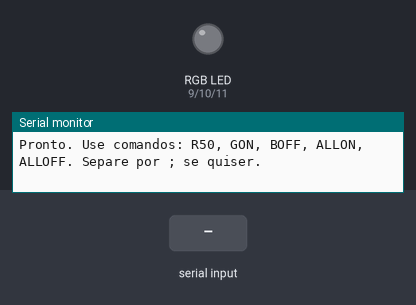
This sketch was run on a simulated Arduino Uno, built with avr-gcc and run on an emulated ATmega328P. Parts: an RGB LED mixed from three pins (HIGH = lit), the last lines printed to the serial monitor. The test bench sets the inputs (shaded band).

Above: at 1.2 s.
1.3 s: "R90\n" received over Serial
At 1.7 s:
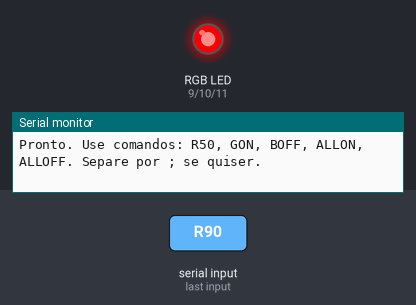
2.8 s: "G90\n" received over Serial
At 4.0 s:
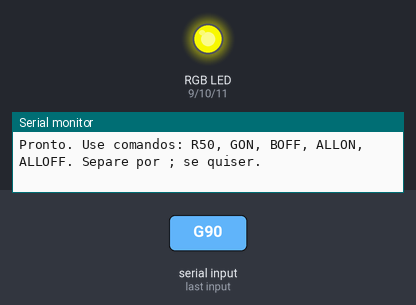
4.3 s: "R;45\n" received over Serial
At 5.2 s:
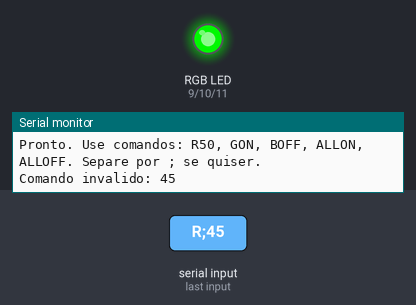
5.8 s: "B90\n" received over Serial
At 6.3 s:
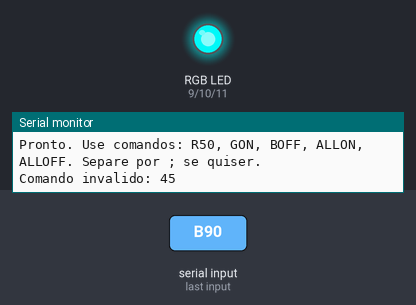
7.3 s: "G;45\n" received over Serial
At 8.5 s:
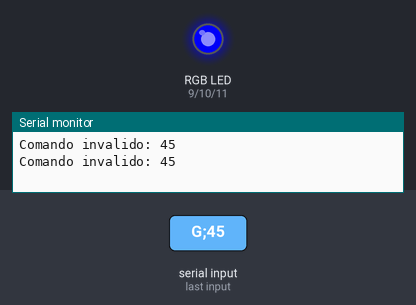
8.8 s: "R90\n" received over Serial
At 9.8 s:
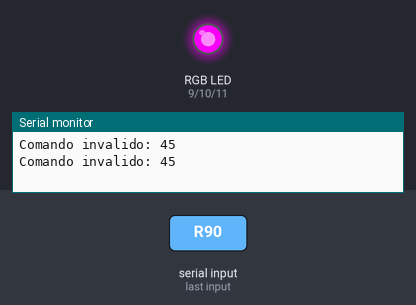
Timing chart, 0 to 11.3 s (numbered marks = the images above; inputs shaded):
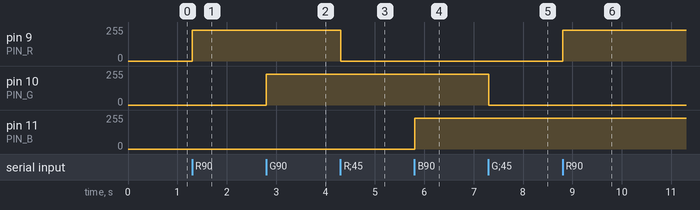

The sketch:

arduinoCode.ino
```cpp
// Pinos PWM
const int PIN_R = 9;
const int PIN_G = 10;
const int PIN_B = 11;

// Estados e valores (0–100%)
int pctR = 0, pctG = 0, pctB = 0;        // último valor ajustado por porcentagem
bool onR = false, onG = false, onB = false; // estado ON/OFF de cada LED

// Converte 0–100% para 0–255 PWM
int pctToPwm(int pct) {
  if (pct < 0) pct = 0;
  if (pct > 100) pct = 100;
  return (int)round(pct * 255.0 / 100.0);
}

// Aplica estados aos pinos
void applyOutputs() {
  analogWrite(PIN_R, onR ? pctToPwm(pctR) : 0);
  analogWrite(PIN_G, onG ? pctToPwm(pctG) : 0);
  analogWrite(PIN_B, onB ? pctToPwm(pctB) : 0);
}

void setup() {
  pinMode(PIN_R, OUTPUT);
  pinMode(PIN_G, OUTPUT);
  pinMode(PIN_B, OUTPUT);
  Serial.begin(9600);
  // estado inicial: todos OFF
  applyOutputs();
  Serial.println("Pronto. Use comandos: R50, GON, BOFF, ALLON, ALLOFF. Separe por ; se quiser.");
}

void handleToken(String tok) {
  tok.trim();
  tok.toUpperCase();
  if (tok.length() == 0) return;

  // Comandos globais
  if (tok == "ALLON") { onR = onG = onB = true; applyOutputs(); return; }
  if (tok == "ALLOFF") { onR = onG = onB = false; applyOutputs(); return; }

  // LED específico por porcentagem: Rxx, Gxx, Bxx (0–100)
  char c = tok.charAt(0);
  if (c == 'R' || c == 'G' || c == 'B') {
    String rest = tok.substring(1);
    // ON/OFF específicos
    if (rest == "ON") {
      if (c == 'R') onR = true;
      if (c == 'G') onG = true;
      if (c == 'B') onB = true;
      applyOutputs();
      return;
    }
    if (rest == "OFF") {
      if (c == 'R') onR = false;
      if (c == 'G') onG = false;
      if (c == 'B') onB = false;
      applyOutputs();
      return;
    }
    // Percentual
    int val = rest.toInt(); // lida com "50", "100", "0"
    if (val >= 0 && val <= 100) {
      if (c == 'R') { pctR = val; onR = (val > 0) ? true : onR; }
      if (c == 'G') { pctG = val; onG = (val > 0) ? true : onG; }
      if (c == 'B') { pctB = val; onB = (val > 0) ? true : onB; }
      // Nota: se val=0, não força OFF do estado; quem decide é o onX. Para garantir apagado, use XOFF ou ALLOFF.
      applyOutputs();
      return;
    }
  }

  // Se chegou aqui, comando inválido
  Serial.print("Comando invalido: ");
  Serial.println(tok);
}

void loop() {
  // Lê linha até \n e permite múltiplos comandos separados por ;
  if (Serial.available()) {
    String line = Serial.readStringUntil('\n');
    line.trim();
    if (line.length() == 0) return;
    // Divide por ';'
    int start = 0;
    while (start < line.length()) {
      int sep = line.indexOf(';', start);
      String tok;
      if (sep == -1) {
        tok = line.substring(start);
        start = line.length();
      } else {
        tok = line.substring(start, sep);
        start = sep + 1;
      }
      handleToken(tok);
    }
  }
}
```

Measured:
- after the input at 1.3 s, pin 9 (PIN_R): 0/255 → 230/255 at once
- after the input at 2.8 s, pin 10 (PIN_G): 0/255 → 230/255 at once
- after the input at 4.3 s, pin 9 (PIN_R): 230/255 → 0/255 at once
- after the input at 5.8 s, pin 11 (PIN_B): 0/255 → 230/255 at once
- after the input at 7.3 s, pin 10 (PIN_G): 230/255 → 0/255 at once
- after the input at 8.8 s, pin 9 (PIN_R): 0/255 → 230/255 at once
